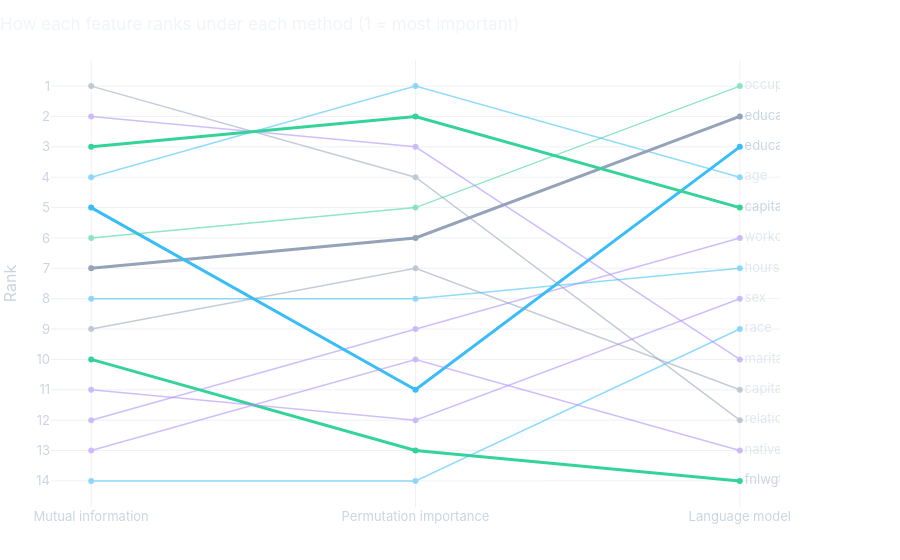

Write notebook code for a chart like this one.
### Markdown cell above
Hover over any bar to read the model's reasoning. Two things to check against the warnings from Section 1: what score did it give `fnlwgt`, the sampling weight that says nothing about a person, and did it notice that `education` and `education.num` are the same information?

## 6. Comparing the rankings

Each method produced a score on its own scale, so the fair comparison is by **rank**: 1 for the feature a method thinks matters most, 14 for the least. The chart below follows every feature across the three methods. Flat lines mean agreement; steep lines mean the methods see that feature very differently.

### Code cell
rankings = pd.DataFrame({
    "Mutual information": mi.rank(ascending=False),
    "Permutation importance": pi["mean"].rank(ascending=False),
    "Language model": llm["mean"].rank(ascending=False, method="first"),
}).loc[FEATURES]

methods = list(rankings.columns)
bump = go.Figure()
for feature, row in rankings.iterrows():
    highlight = feature in ("fnlwgt", "education", "education.num", "capital.gain")
    bump.add_trace(go.Scatter(
        x=methods, y=row.values, mode="lines+markers+text", name=feature,
        text=["", "", feature], textposition="middle right",
        line=dict(width=3 if highlight else 1.5),
        opacity=1 if highlight else 0.55,
        hovertemplate=f"<b>{feature}</b><br>%{{x}}: rank %{{y:.0f}}<extra></extra>",
    ))
bump.update_layout(
    title="How each feature ranks under each method (1 = most important)",
    yaxis=dict(autorange="reversed", title="Rank", dtick=1),
    xaxis=dict(title=""), showlegend=False, height=560, margin=dict(r=120),
)
bump.show()

### Figure 1 — Plotly figure (JSON) as saved in the notebook; plotly's stock layout.template omitted (floating-point values rounded to 4 significant figures)
{"data": [{"hovertemplate": "<b>age</b><br>%{x}: rank %{y:.0f}<extra></extra>", "line": {"width": 1.5}, "mode": "lines+markers+text", "name": "age", "opacity": 0.55, "text": ["", "", "age"], "textposition": "middle right", "type": "scatter", "x": ["Mutual information", "Permutation importance", "Language model"], "y": [4.0, 1.0, 4.0]}, {"hovertemplate": "<b>workclass</b><br>%{x}: rank %{y:.0f}<extra></extra>", "line": {"width": 1.5}, "mode": "lines+markers+text", "name": "workclass", "opacity": 0.55, "text": ["", "", "workclass"], "textposition": "middle right", "type": "scatter", "x": ["Mutual information", "Permutation importance", "Language model"], "y": [12.0, 9.0, 6.0]}, {"hovertemplate": "<b>fnlwgt</b><br>%{x}: rank %{y:.0f}<extra></extra>", "line": {"width": 3}, "mode": "lines+markers+text", "name": "fnlwgt", "opacity": 1, "text": ["", "", "fnlwgt"], "textposition": "middle right", "type": "scatter", "x": ["Mutual information", "Permutation importance", "Language model"], "y": [10.0, 13.0, 14.0]}, {"hovertemplate": "<b>education</b><br>%{x}: rank %{y:.0f}<extra></extra>", "line": {"width": 3}, "mode": "lines+markers+text", "name": "education", "opacity": 1, "text": ["", "", "education"], "textposition": "middle right", "type": "scatter", "x": ["Mutual information", "Permutation importance", "Language model"], "y": [7.0, 6.0, 2.0]}, {"hovertemplate": "<b>education.num</b><br>%{x}: rank %{y:.0f}<extra></extra>", "line": {"width": 3}, "mode": "lines+markers+text", "name": "education.num", "opacity": 1, "text": ["", "", "education.num"], "textposition": "middle right", "type": "scatter", "x": ["Mutual information", "Permutation importance", "Language model"], "y": [5.0, 11.0, 3.0]}, {"hovertemplate": "<b>marital.status</b><br>%{x}: rank %{y:.0f}<extra></extra>", "line": {"width": 1.5}, "mode": "lines+markers+text", "name": "marital.status", "opacity": 0.55, "text": ["", "", "marital.status"], "textposition": "middle right", "type": "scatter", "x": ["Mutual information", "Permutation importance", "Language model"], "y": [2.0, 3.0, 10.0]}, {"hovertemplate": "<b>occupation</b><br>%{x}: rank %{y:.0f}<extra></extra>", "line": {"width": 1.5}, "mode": "lines+markers+text", "name": "occupation", "opacity": 0.55, "text": ["", "", "occupation"], "textposition": "middle right", "type": "scatter", "x": ["Mutual information", "Permutation importance", "Language model"], "y": [6.0, 5.0, 1.0]}, {"hovertemplate": "<b>relationship</b><br>%{x}: rank %{y:.0f}<extra></extra>", "line": {"width": 1.5}, "mode": "lines+markers+text", "name": "relationship", "opacity": 0.55, "text": ["", "", "relationship"], "textposition": "middle right", "type": "scatter", "x": ["Mutual information", "Permutation importance", "Language model"], "y": [1.0, 4.0, 12.0]}, {"hovertemplate": "<b>race</b><br>%{x}: rank %{y:.0f}<extra></extra>", "line": {"width": 1.5}, "mode": "lines+markers+text", "name": "race", "opacity": 0.55, "text": ["", "", "race"], "textposition": "middle right", "type": "scatter", "x": ["Mutual information", "Permutation importance", "Language model"], "y": [14.0, 14.0, 9.0]}, {"hovertemplate": "<b>sex</b><br>%{x}: rank %{y:.0f}<extra></extra>", "line": {"width": 1.5}, "mode": "lines+markers+text", "name": "sex", "opacity": 0.55, "text": ["", "", "sex"], "textposition": "middle right", "type": "scatter", "x": ["Mutual information", "Permutation importance", "Language model"], "y": [11.0, 12.0, 8.0]}, {"hovertemplate": "<b>capital.gain</b><br>%{x}: rank %{y:.0f}<extra></extra>", "line": {"width": 3}, "mode": "lines+markers+text", "name": "capital.gain", "opacity": 1, "text": ["", "", "capital.gain"], "textposition": "middle right", "type": "scatter", "x": ["Mutual information", "Permutation importance", "Language model"], "y": [3.0, 2.0, 5.0]}, {"hovertemplate": "<b>capital.loss</b><br>%{x}: rank %{y:.0f}<extra></extra>", "line": {"width": 1.5}, "mode": "lines+markers+text", "name": "capital.loss", "opacity": 0.55, "text": ["", "", "capital.loss"], "textposition": "middle right", "type": "scatter", "x": ["Mutual information", "Permutation importance", "Language model"], "y": [9.0, 7.0, 11.0]}, {"hovertemplate": "<b>hours.per.week</b><br>%{x}: rank %{y:.0f}<extra></extra>", "line": {"width": 1.5}, "mode": "lines+markers+text", "name": "hours.per.week", "opacity": 0.55, "text": ["", "", "hours.per.week"], "textposition": "middle right", "type": "scatter", "x": ["Mutual information", "Permutation importance", "Language model"], "y": [8.0, 8.0, 7.0]}, {"hovertemplate": "<b>native.country</b><br>%{x}: rank %{y:.0f}<extra></extra>", "line": {"width": 1.5}, "mode": "lines+markers+text", "name": "native.country", "opacity": 0.55, "text": ["", "", "native.country"], "textposition": "middle right", "type": "scatter", "x": ["Mutual information", "Permutation importance", "Language model"], "y": [13.0, 10.0, 13.0]}], "layout": {"height": 560, "margin": {"r": 120}, "showlegend": false, "title": {"text": "How each feature ranks under each method (1 = most important)"}, "xaxis": {"title": {"text": ""}}, "yaxis": {"autorange": "reversed", "dtick": 1, "title": {"text": "Rank"}}}}
